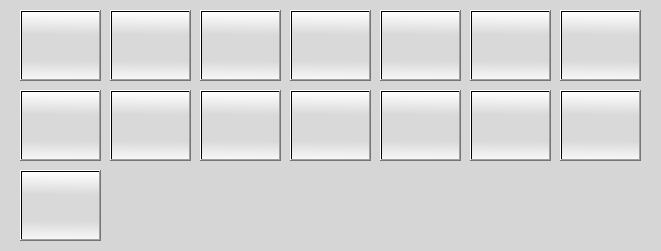
   <widget class="QWidget" name="widgetInternet" native="true">
    <property name="geometry">
     <rect>
      <x>130</x>
      <y>90</y>
      <width>661</width>
      <height>251</height>
     </rect>
    </property>
    <property name="styleSheet">
     <string notr="true">QWidget{
background-color:rgb(214, 214, 214);
color: rgb(255, 255, 255);
border-radius: 1em;
}</string>
    </property>
    <widget class="QPushButton" name="pushButton_87">
     <property name="geometry">
      <rect>
       <x>20</x>
       <y>10</y>
       <width>81</width>
       <height>71</height>
      </rect>
     </property>
     <property name="font">
      <font>
       <weight>75</weight>
       <bold>true</bold>
      </font>
     </property>
     <property name="styleSheet">
      <string notr="true">QPushButton{
background:qlineargradient(spread:reflect, x1:0.523, y1:0.534545, x2:0.528, y2:0, stop:0.367232 rgba(218, 217, 217, 255), stop:1 rgba(255, 255, 255, 255));
}</string>
     </property>
     <property name="text">
      <string/>
     </property>
     <property name="icon">
      <iconset resource="resource.qrc">
       <normaloff>:/new/icons/SipnetIcon.jpg</normaloff>:/new/icons/SipnetIcon.jpg</iconset>
     </property>
     <property name="iconSize">
      <size>
       <width>70</width>
       <height>70</height>
      </size>
     </property>
    </widget>
    <widget class="QPushButton" name="pushButton_88">
     <property name="geometry">
      <rect>
       <x>110</x>
       <y>10</y>
       <width>81</width>
       <height>71</height>
      </rect>
     </property>
     <property name="font">
      <font>
       <weight>75</weight>
       <bold>true</bold>
      </font>
     </property>
     <property name="styleSheet">
      <string notr="true">QPushButton{
background:qlineargradient(spread:reflect, x1:0.523, y1:0.534545, x2:0.528, y2:0, stop:0.367232 rgba(218, 217, 217, 255), stop:1 rgba(255, 255, 255, 255));
}</string>
     </property>
     <property name="text">
      <string/>
     </property>
     <property name="icon">
      <iconset resource="resource.qrc">
       <normaloff>:/new/icons/1gbIcon.gif</normaloff>:/new/icons/1gbIcon.gif</iconset>
     </property>
     <property name="iconSize">
      <size>
       <width>70</width>
       <height>70</height>
      </size>
     </property>
    </widget>
    <widget class="QPushButton" name="pushButtonKievstarInet">
     <property name="geometry">
      <rect>
       <x>200</x>
       <y>10</y>
       <width>81</width>
       <height>71</height>
      </rect>
     </property>
     <property name="font">
      <font>
       <weight>75</weight>
       <bold>true</bold>
      </font>
     </property>
     <property name="styleSheet">
      <string notr="true">QPushButton{
background:qlineargradient(spread:reflect, x1:0.523, y1:0.534545, x2:0.528, y2:0, stop:0.367232 rgba(218, 217, 217, 255), stop:1 rgba(255, 255, 255, 255));
}</string>
     </property>
     <property name="text">
      <string/>
     </property>
     <property name="icon">
      <iconset resource="resource.qrc">
       <normaloff>:/new/icons/KievstarInternet.jpg</normaloff>:/new/icons/KievstarInternet.jpg</iconset>
     </property>
     <property name="iconSize">
      <size>
       <width>70</width>
       <height>70</height>
      </size>
     </property>
    </widget>
    <widget class="QPushButton" name="pushButton_90">
     <property name="geometry">
      <rect>
       <x>290</x>
       <y>10</y>
       <width>81</width>
       <height>71</height>
      </rect>
     </property>
     <property name="font">
      <font>
       <weight>75</weight>
       <bold>true</bold>
      </font>
     </property>
     <property name="styleSheet">
      <string notr="true">QPushButton{
background:qlineargradient(spread:reflect, x1:0.523, y1:0.534545, x2:0.528, y2:0, stop:0.367232 rgba(218, 217, 217, 255), stop:1 rgba(255, 255, 255, 255));
}</string>
     </property>
     <property name="text">
      <string/>
     </property>
     <property name="icon">
      <iconset resource="resource.qrc">
       <normaloff>:/new/icons/FormatNetIcon.png</normaloff>:/new/icons/FormatNetIcon.png</iconset>
     </property>
     <property name="iconSize">
      <size>
       <width>70</width>
       <height>70</height>
      </size>
     </property>
    </widget>
    <widget class="QPushButton" name="pushButton_91">
     <property name="geometry">
      <rect>
       <x>380</x>
       <y>10</y>
       <width>81</width>
       <height>71</height>
      </rect>
     </property>
     <property name="font">
      <font>
       <weight>75</weight>
       <bold>true</bold>
      </font>
     </property>
     <property name="styleSheet">
      <string notr="true">QPushButton{
background:qlineargradient(spread:reflect, x1:0.523, y1:0.534545, x2:0.528, y2:0, stop:0.367232 rgba(218, 217, 217, 255), stop:1 rgba(255, 255, 255, 255));
}</string>
     </property>
     <property name="text">
      <string/>
     </property>
     <property name="icon">
      <iconset resource="resource.qrc">
       <normaloff>:/new/icons/MegaStyleIcon.jpg</normaloff>:/new/icons/MegaStyleIcon.jpg</iconset>
     </property>
     <property name="iconSize">
      <size>
       <width>70</width>
       <height>70</height>
      </size>
     </property>
    </widget>
    <widget class="QPushButton" name="pushButton_92">
     <property name="geometry">
      <rect>
       <x>470</x>
       <y>10</y>
       <width>81</width>
       <height>71</height>
      </rect>
     </property>
     <property name="font">
      <font>
       <weight>75</weight>
       <bold>true</bold>
      </font>
     </property>
     <property name="styleSheet">
      <string notr="true">QPushButton{
background:qlineargradient(spread:reflect, x1:0.523, y1:0.534545, x2:0.528, y2:0, stop:0.367232 rgba(218, 217, 217, 255), stop:1 rgba(255, 255, 255, 255));
}</string>
     </property>
     <property name="text">
      <string/>
     </property>
     <property name="icon">
      <iconset resource="resource.qrc">
       <normaloff>:/new/icons/GreenNetIcon.png</normaloff>:/new/icons/GreenNetIcon.png</iconset>
     </property>
     <property name="iconSize">
      <size>
       <width>70</width>
       <height>70</height>
      </size>
     </property>
    </widget>
    <widget class="QPushButton" name="pushButton_93">
     <property name="geometry">
      <rect>
       <x>560</x>
       <y>10</y>
       <width>81</width>
       <height>71</height>
      </rect>
     </property>
     <property name="font">
      <font>
       <weight>75</weight>
       <bold>true</bold>
      </font>
     </property>
     <property name="styleSheet">
      <string notr="true">QPushButton{
background:qlineargradient(spread:reflect, x1:0.523, y1:0.534545, x2:0.528, y2:0, stop:0.367232 rgba(218, 217, 217, 255), stop:1 rgba(255, 255, 255, 255));
}</string>
     </property>
     <property name="text">
      <string/>
     </property>
     <property name="icon">
      <iconset resource="resource.qrc">
       <normaloff>:/new/icons/NicUAIcon.jpg</normaloff>:/new/icons/NicUAIcon.jpg</iconset>
     </property>
     <property name="iconSize">
      <size>
       <width>60</width>
       <height>60</height>
      </size>
     </property>
    </widget>
    <widget class="QPushButton" name="pushButton_94">
     <property name="geometry">
      <rect>
       <x>20</x>
       <y>90</y>
       <width>81</width>
       <height>71</height>
      </rect>
     </property>
     <property name="font">
      <font>
       <weight>75</weight>
       <bold>true</bold>
      </font>
     </property>
     <property name="styleSheet">
      <string notr="true">QPushButton{
background:qlineargradient(spread:reflect, x1:0.523, y1:0.534545, x2:0.528, y2:0, stop:0.367232 rgba(218, 217, 217, 255), stop:1 rgba(255, 255, 255, 255));
}</string>
     </property>
     <property name="text">
      <string/>
     </property>
     <property name="icon">
      <iconset resource="resource.qrc">
       <normaloff>:/new/icons/DiaNetIcon.png</normaloff>:/new/icons/DiaNetIcon.png</iconset>
     </property>
     <property name="iconSize">
      <size>
       <width>70</width>
       <height>70</height>
      </size>
     </property>
    </widget>
    <widget class="QPushButton" name="pushButton_96">
     <property name="geometry">
      <rect>
       <x>110</x>
       <y>90</y>
       <width>81</width>
       <height>71</height>
      </rect>
     </property>
     <property name="font">
      <font>
       <weight>75</weight>
       <bold>true</bold>
      </font>
     </property>
     <property name="styleSheet">
      <string notr="true">QPushButton{
background:qlineargradient(spread:reflect, x1:0.523, y1:0.534545, x2:0.528, y2:0, stop:0.367232 rgba(218, 217, 217, 255), stop:1 rgba(255, 255, 255, 255));
}</string>
     </property>
     <property name="text">
      <string/>
     </property>
     <property name="icon">
      <iconset resource="resource.qrc">
       <normaloff>:/new/icons/TenetIcon.jpg</normaloff>:/new/icons/TenetIcon.jpg</iconset>
     </property>
     <property name="iconSize">
      <size>
       <width>70</width>
       <height>70</height>
      </size>
     </property>
    </widget>
    <widget class="QPushButton" name="pushButton_97">
     <property name="geometry">
      <rect>
       <x>200</x>
       <y>90</y>
       <width>81</width>
       <height>71</height>
      </rect>
     </property>
     <property name="font">
      <font>
       <weight>75</weight>
       <bold>true</bold>
      </font>
     </property>
     <property name="styleSheet">
      <string notr="true">QPushButton{
background:qlineargradient(spread:reflect, x1:0.523, y1:0.534545, x2:0.528, y2:0, stop:0.367232 rgba(218, 217, 217, 255), stop:1 rgba(255, 255, 255, 255));
}</string>
     </property>
     <property name="text">
      <string/>
     </property>
     <property name="icon">
      <iconset resource="resource.qrc">
       <normaloff>:/new/icons/BatyevkaNetIcon.png</normaloff>:/new/icons/BatyevkaNetIcon.png</iconset>
     </property>
     <property name="iconSize">
      <size>
       <width>70</width>
       <height>70</height>
      </size>
     </property>
    </widget>
    <widget class="QPushButton" name="pushButton_98">
     <property name="geometry">
      <rect>
       <x>290</x>
       <y>90</y>
       <width>81</width>
       <height>71</height>
      </rect>
     </property>
     <property name="font">
      <font>
       <weight>75</weight>
       <bold>true</bold>
      </font>
     </property>
     <property name="styleSheet">
      <string notr="true">QPushButton{
background:qlineargradient(spread:reflect, x1:0.523, y1:0.534545, x2:0.528, y2:0, stop:0.367232 rgba(218, 217, 217, 255), stop:1 rgba(255, 255, 255, 255));
}</string>
     </property>
     <property name="text">
      <string/>
     </property>
     <property name="icon">
      <iconset resource="resource.qrc">
       <normaloff>:/new/icons/KichkasNetIcon.jpg</normaloff>:/new/icons/KichkasNetIcon.jpg</iconset>
     </property>
     <property name="iconSize">
      <size>
       <width>70</width>
       <height>70</height>
      </size>
     </property>
    </widget>
    <widget class="QPushButton" name="pushButton_99">
     <property name="geometry">
      <rect>
       <x>380</x>
       <y>90</y>
       <width>81</width>
       <height>71</height>
      </rect>
     </property>
     <property name="font">
      <font>
       <weight>75</weight>
       <bold>true</bold>
      </font>
     </property>
     <property name="styleSheet">
      <string notr="true">QPushButton{
background:qlineargradient(spread:reflect, x1:0.523, y1:0.534545, x2:0.528, y2:0, stop:0.367232 rgba(218, 217, 217, 255), stop:1 rgba(255, 255, 255, 255));
}</string>
     </property>
     <property name="text">
      <string/>
     </property>
     <property name="icon">
      <iconset resource="resource.qrc">
       <normaloff>:/new/icons/GTSIcon.png</normaloff>:/new/icons/GTSIcon.png</iconset>
     </property>
     <property name="iconSize">
      <size>
       <width>70</width>
       <height>70</height>
      </size>
     </property>
    </widget>
    <widget class="QPushButton" name="pushButton_102">
     <property name="geometry">
      <rect>
       <x>470</x>
       <y>90</y>
       <width>81</width>
       <height>71</height>
      </rect>
     </property>
     <property name="font">
      <font>
       <weight>75</weight>
       <bold>true</bold>
      </font>
     </property>
     <property name="styleSheet">
      <string notr="true">QPushButton{
background:qlineargradient(spread:reflect, x1:0.523, y1:0.534545, x2:0.528, y2:0, stop:0.367232 rgba(218, 217, 217, 255), stop:1 rgba(255, 255, 255, 255));
}</string>
     </property>
     <property name="text">
      <string/>
     </property>
     <property name="icon">
      <iconset resource="resource.qrc">
       <normaloff>:/new/icons/FreeHostIcon.png</normaloff>:/new/icons/FreeHostIcon.png</iconset>
     </property>
     <property name="iconSize">
      <size>
       <width>70</width>
       <height>70</height>
      </size>
     </property>
    </widget>
    <widget class="QPushButton" name="pushButton_103">
     <property name="geometry">
      <rect>
       <x>560</x>
       <y>90</y>
       <width>81</width>
       <height>71</height>
      </rect>
     </property>
     <property name="font">
      <font>
       <weight>75</weight>
       <bold>true</bold>
      </font>
     </property>
     <property name="styleSheet">
      <string notr="true">QPushButton{
background:qlineargradient(spread:reflect, x1:0.523, y1:0.534545, x2:0.528, y2:0, stop:0.367232 rgba(218, 217, 217, 255), stop:1 rgba(255, 255, 255, 255));
}</string>
     </property>
     <property name="text">
      <string/>
     </property>
     <property name="icon">
      <iconset resource="resource.qrc">
       <normaloff>:/new/icons/InfoMirIcon.png</normaloff>:/new/icons/InfoMirIcon.png</iconset>
     </property>
     <property name="iconSize">
      <size>
       <width>70</width>
       <height>70</height>
      </size>
     </property>
    </widget>
    <widget class="QPushButton" name="pushButton_104">
     <property name="geometry">
      <rect>
       <x>20</x>
       <y>170</y>
       <width>81</width>
       <height>71</height>
      </rect>
     </property>
     <property name="font">
      <font>
       <weight>75</weight>
       <bold>true</bold>
      </font>
     </property>
     <property name="styleSheet">
      <string notr="true">QPushButton{
background:qlineargradient(spread:reflect, x1:0.523, y1:0.534545, x2:0.528, y2:0, stop:0.367232 rgba(218, 217, 217, 255), stop:1 rgba(255, 255, 255, 255));
}</string>
     </property>
     <property name="text">
      <string/>
     </property>
     <property name="icon">
      <iconset resource="resource.qrc">
       <normaloff>:/new/icons/DikiySadIcon.jpg</normaloff>:/new/icons/DikiySadIcon.jpg</iconset>
     </property>
     <property name="iconSize">
      <size>
       <width>70</width>
       <height>70</height>
      </size>
     </property>
    </widget>
   </widget>
